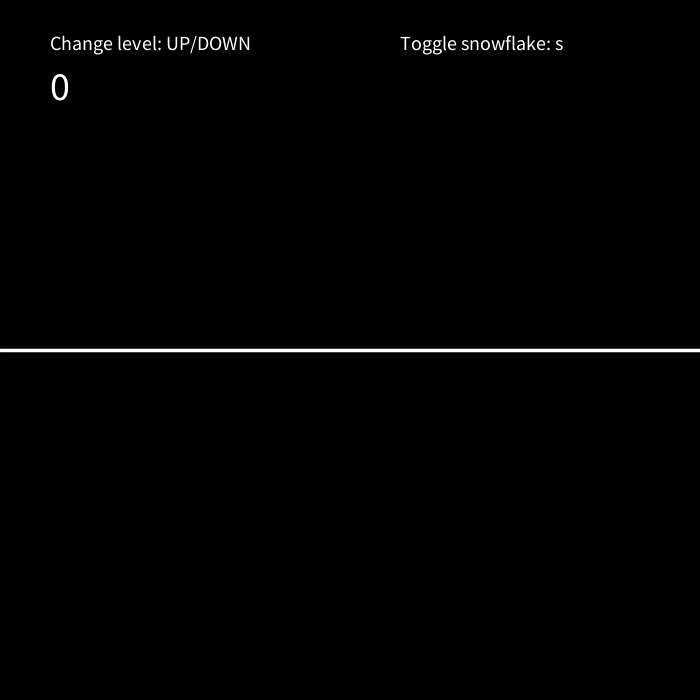
Frame 1 (no input)
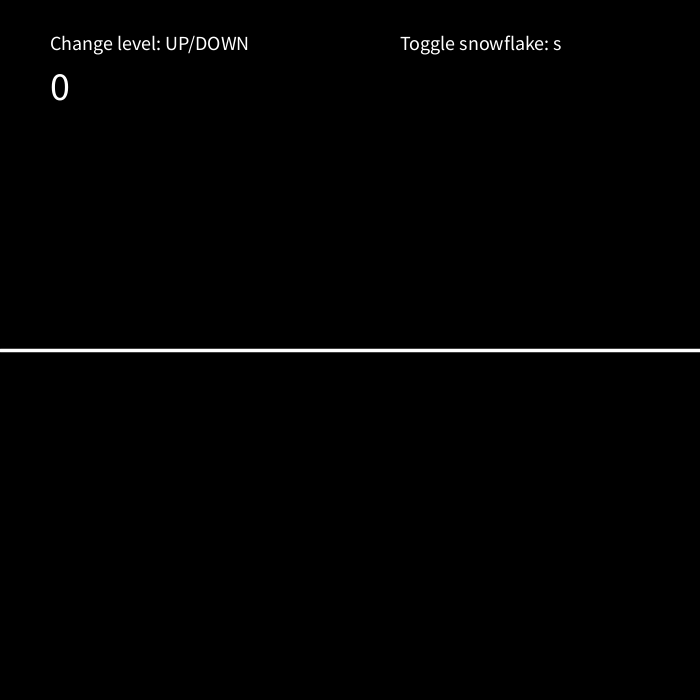
Frame 60 (the mouse pressed at the canvas centre just before this capture)
Frame 120 (the mouse held since frame 60 and released just before this capture): identical to frame 60, image omitted

The Processing sketch that drew these frames (run headless with seeded random() and noise(); from frame 60 on, the mouse is pressed at the canvas centre):

// Processing sketch: Snowflake
// ── Snowflake.pde
/*
    Snowflake.pde

    Dr. Darren Kessner
    Copyright (C) 2019 Marlborough School

    This program is free software; you can redistribute it and/or modify it
    under the terms of the GNU General Public License as published by the Free
    Software Foundation; either version 2 of the License, or (at your option)
    any later version.

    This program is distributed in the hope that it will be useful, but WITHOUT
    ANY WARRANTY; without even the implied warranty of MERCHANTABILITY or
    FITNESS FOR A PARTICULAR PURPOSE.  See the GNU General Public License for
    more details.

    You should have received a copy of the GNU General Public License along
    with this program; if not, write to the Free Software Foundation, Inc., 51
    Franklin Street, Fifth Floor, Boston, MA  02110-1301, USA.
*/


public static final int windowSize = 700;

public void setup()
{
    size(700, 700);
}

private int level = 0;

void snowflakeSegment(int depth)
{
    stroke(255);

    if (depth <= 0)
    {
        // draw single segment 

        line(-100, 0, 100, 0);            
    }
    else
    {
        // reduce depth and recursively draw 4 transformed segments

        pushMatrix();
        translate(-200/3f, 0);
        scale(1/3f);
        snowflakeSegment(depth-1);
        popMatrix();

        pushMatrix();
        translate(-100/6f, 50*sqrt(3)/3);
        rotate(PI/3);
        scale(1/3f);
        snowflakeSegment(depth-1);
        popMatrix();

        pushMatrix();
        translate(100/6f, 50*sqrt(3)/3);
        rotate(-PI/3);
        scale(1/3f);
        snowflakeSegment(depth-1);
        popMatrix();

        pushMatrix();
        translate(200/3f, 0);
        scale(1/3f);
        snowflakeSegment(depth-1);
        popMatrix();
    }
}

private boolean showSnowflake = false;

public void draw()
{
    background(0);

    // print level

    fill(255);
    textSize(20);
    text("Change level: UP/DOWN", 50, 50);
    text("Toggle snowflake: s", width-300, 50);
    textSize(40);
    text("" + level, 50, 100);

    // transform to standard coordinate system

    translate(width/2, height/2);   // move origin to center of window
    scale(1, -1);                   // flip y-axis
    scale((float)windowSize/200);   // scale: [-100, 100] x [-100, 100]

    if (showSnowflake)
    {
        float s = .8f;
        scale(s);
        strokeWeight(pow(3, level)/s);

        // draw 3 transformed copies of snowflake segment

        pushMatrix();
        translate(0, 100*sqrt(3)/3);
        snowflakeSegment(level);
        popMatrix();

        pushMatrix();
        rotate(2*PI/3);
        translate(0, 100*sqrt(3)/3);
        snowflakeSegment(level);
        popMatrix();

        pushMatrix();
        rotate(-2*PI/3);
        translate(0, 100*sqrt(3)/3);
        snowflakeSegment(level);
        popMatrix();
     }
    else // show single snowflake segment
    {
        strokeWeight(pow(3, level));
        snowflakeSegment(level);
    }
}

public void keyPressed()
{
    if (keyCode == UP)
    {
        if (level < 6)
            level++;
    }
    else if (keyCode == DOWN)
    {
        if (level > 0) 
            level--;
    }
    else if (key == 's')
    {
        showSnowflake = !showSnowflake;
    }
}
